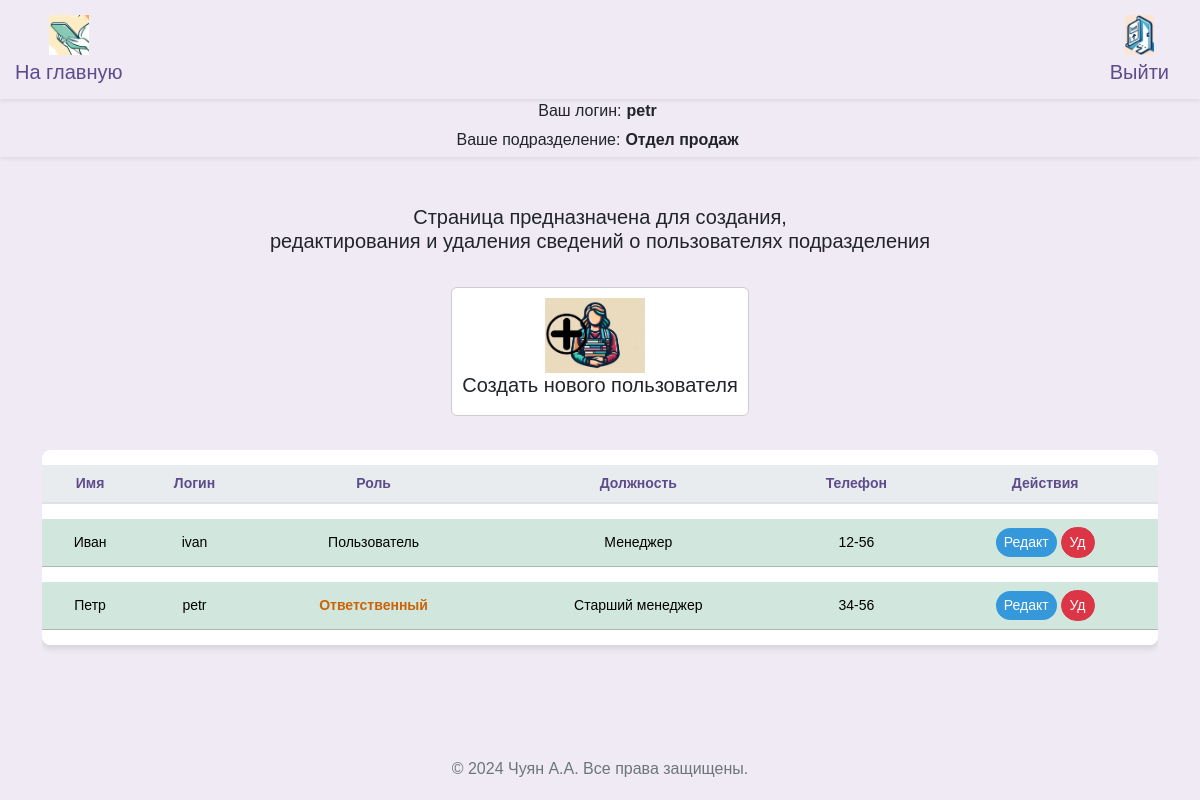
The app's page /workers (signed in), older data.
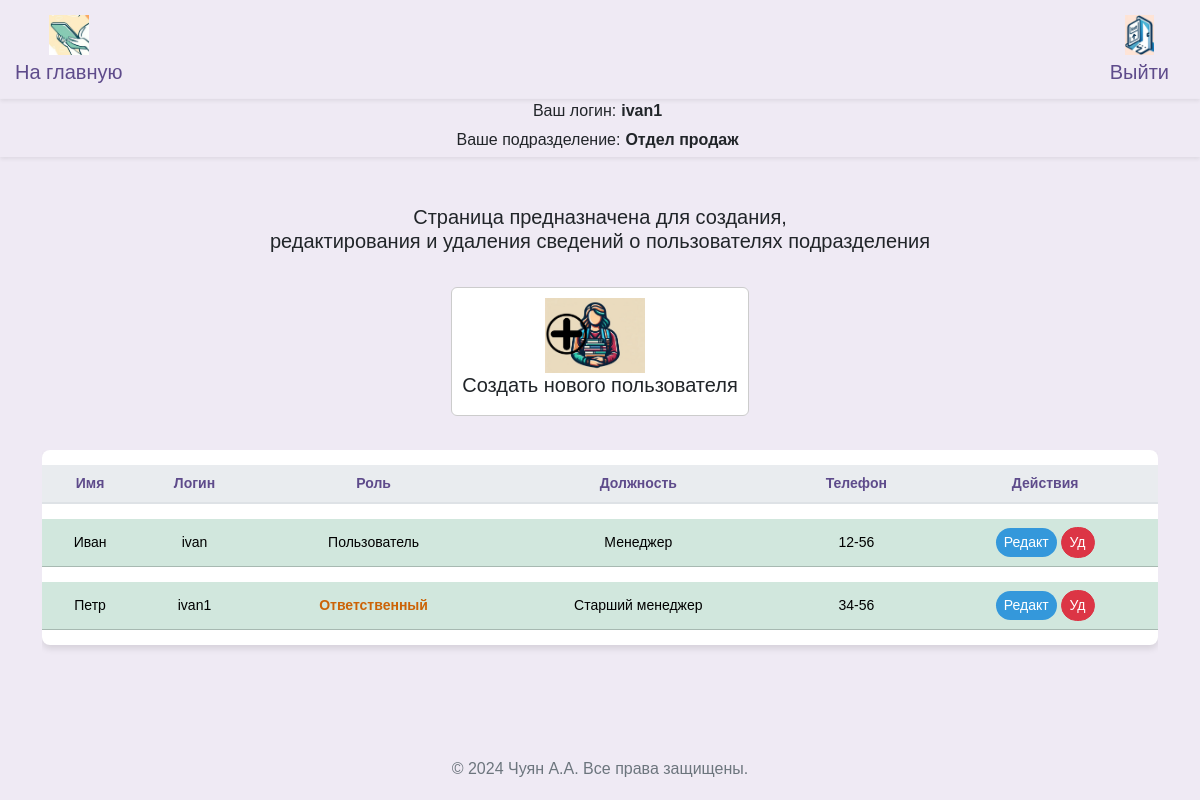
The same page, newer data.
### src/database/models.py (models this page shows, shortened)
class Worker(Base):
    __tablename__ = "worker"
    id = Column(Integer, primary_key=True)
    role = Column(Enum(Role), default=Role.guest)
    fio = Column(String)
    name = Column(String, unique=True)
    password = Column(String)
    department = Column(String)
    position = Column(String)
    description = Column(String, default=None)
    conn_worker_arm = relationship(
        "Arm", back_populates="conn_arm_worker"
    )

### src/frontend/router.py (the view)
@router.get("/workers")
async def get_workers(
    request: Request,
    worker: Worker = Depends(get_worker_or_redirect),
    session: AsyncSession = Depends(get_session),
):
    data = await CRUDWorker.get_all_worker_sorted(session)
    return templates.TemplateResponse(
        "workers/index.html",
        {"request": request, "worker": worker, "data": data},
    )

### src/frontend/template/workers/index.html (shortened to what this page needs)
{% extends "base/base.html" %}
{% block content %}
<head>
</head>
<h5 class="mb-4" style="margin-bottom: 60px; text-align: center;">Страница предназначена для создания, <br> редактирования и удаления сведений о пользователях подразделения </h5>
<div class="d-flex flex-wrap justify-content-center align-items-center">
  <a class="nav-link" href="#" data-bs-toggle="modal" data-bs-target="#createWorkerModal" data-bs-workerdepartment="{{worker.department}}">
    <div class="d-flex align-items-center card" style="margin: 10px; border: 1px solid #ccc; padding: 10px; display: flex; justify-content: center;">
      <img src="../frontend/assets/img/icon_create_worker.jpg" alt="..." style="width: 100px; height: auto; margin-right: 10px;">
      <div>
        <h5 class="card-title" style="text-align: center;">Создать нового пользователя</h5>
      </div>
    </div>
  </a>
</div>
<div class="row ">
  <div class="col-12">
    <div class="table-responsive">
      <table class="table table-hover table-shadow table-rounded ">
        <thead>
          <tr>
            <th scope="col" >Имя</th>
            <th scope="col" >Логин</th>
            <th scope="col" >Роль</th>
            <th scope="col" >Должность</th>
            <th scope="col" >Телефон</th>
            <th scope="col" >Действия</th>
          </tr>
        </thead>
        <tbody class="text-center">
          {% for worker_tuple in data %}
            {% set workers = worker_tuple %}
              {% if workers.department == worker.department and workers.role.name != "admin"%}
                <tr class="table-success " >
                  <td>{{ workers.fio }}</td>
                  <td>{{ workers.name }}</td>
                  <td>{% if workers.role.name == 'user' %}<span class="orange-bold-text">Ответственный</span>{% elif workers.role.name == 'admin' %}<span class="red-bold-text">Администратор</span> {% else %}Пользователь{% endif %}</td>
                  <td>{{ workers.position }}</td>
                  <td>{{ workers.description }}</td>
                  <td>
                    <button type="button" class="btn btn-primary btn-sm" style="background-color: #3498db; color: white;"
                      data-bs-toggle="modal"
                      data-bs-target="#updateModal"
                      data-bs-1="{{workers.fio}}"
                      data-bs-2="{{workers.name}}"
                      data-bs-3="{{workers.position}}"
                      data-bs-4="{{workers.description}}"
                      data-bs-5= "{{workers.id}}"
                      data-bs-6= "{{workers.department}}"
                      data-bs-7= "{{workers.role}}">
                      Редакт
                    </button>
                    <button type="button" class="btn btn-danger btn-sm" style="color: white;"
                      onclick="deleteWorker('{{ workers.id }}')">
                      Уд
                    </button>
                  </td>
                </tr>
                {% endif %}
          {% endfor %}
        </tbody>
      </table>
    </div>
  </div>
</div>
{% endblock %}

### src/frontend/template/base/info.html (shortened to what this page needs)
<nav class="info navbar-expand-lg navbar-light shadow-sm">
  <div class="user-info">
    <div class="d-flex align-items-center">
      <span class="label">Ваш логин:</span>
      <span class="value">{{ worker.name }}</span>
    </div>
    <div class="d-flex align-items-center">
      <span class="label">Ваше подразделение:</span>
      <span class="value">{{ worker.department }}</span>
    </div>
  </div>
</nav>

Row changes from the older to the newer data that the page shows:
changed Worker "Петр": name "petr" → "ivan1"
